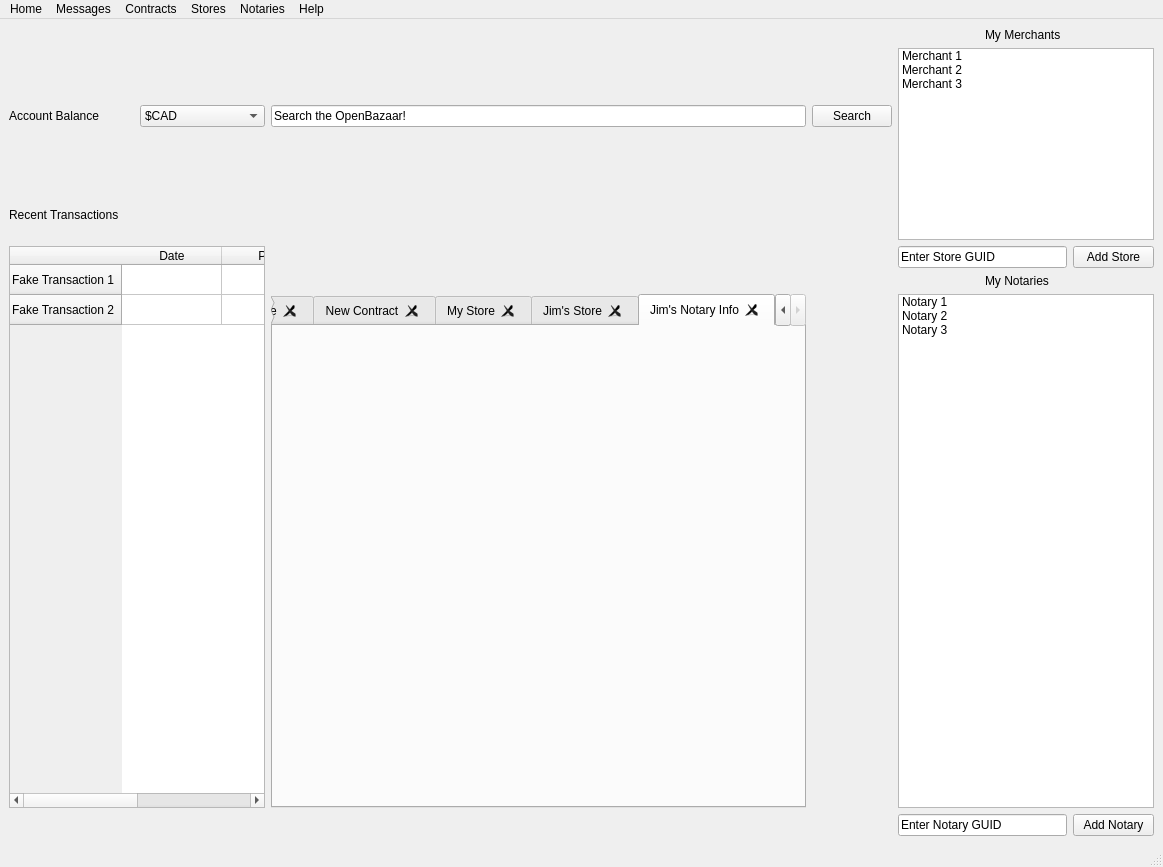
<?xml version="1.0" encoding="UTF-8"?>
<ui version="4.0">
 <class>OpenBazaar</class>
 <widget class="QMainWindow" name="OpenBazaar">
  <property name="geometry">
   <rect>
    <x>0</x>
    <y>0</y>
    <width>1163</width>
    <height>867</height>
   </rect>
  </property>
  <property name="windowTitle">
   <string>OpenBazaar</string>
  </property>
  <property name="windowIcon">
   <iconset>
    <normaloff>images/small_logo.jpeg</normaloff>images/small_logo.jpeg</iconset>
  </property>
  <widget class="QWidget" name="centralwidget">
   <layout class="QGridLayout" name="gridLayout">
    <item row="0" column="0" rowspan="2" colspan="2">
     <widget class="QLabel" name="displayPicture">
      <property name="text">
       <string/>
      </property>
      <property name="pixmap">
       <pixmap>images/default-avatar.png</pixmap>
      </property>
     </widget>
    </item>
    <item row="0" column="5" colspan="2">
     <widget class="QLabel" name="myMerchantsLabel">
      <property name="text">
       <string>My Merchants</string>
      </property>
     </widget>
    </item>
    <item row="1" column="4" rowspan="4" colspan="3">
     <widget class="QListWidget" name="merchantsList">
      <item>
       <property name="text">
        <string>Merchant 1</string>
       </property>
      </item>
      <item>
       <property name="text">
        <string>Merchant 2</string>
       </property>
      </item>
      <item>
       <property name="text">
        <string>Merchant 3</string>
       </property>
      </item>
     </widget>
    </item>
    <item row="2" column="0">
     <widget class="QLabel" name="accountBalance">
      <property name="text">
       <string>Account Balance</string>
      </property>
     </widget>
    </item>
    <item row="2" column="1">
     <widget class="QComboBox" name="currencySelector">
      <item>
       <property name="text">
        <string>$CAD</string>
       </property>
      </item>
      <item>
       <property name="text">
        <string>$MBTC</string>
       </property>
      </item>
      <item>
       <property name="text">
        <string>$BTC</string>
       </property>
      </item>
      <item>
       <property name="text">
        <string>$USD</string>
       </property>
      </item>
      <item>
       <property name="text">
        <string>$EUR</string>
       </property>
      </item>
     </widget>
    </item>
    <item row="4" column="0" colspan="2">
     <widget class="QLabel" name="recentTransactionsLabel">
      <property name="text">
       <string>Recent Transactions</string>
      </property>
     </widget>
    </item>
    <item row="5" column="0" rowspan="3" colspan="2">
     <widget class="QTableWidget" name="recentTransactionsTable">
      <row>
       <property name="text">
        <string>Fake Transaction 1</string>
       </property>
      </row>
      <row>
       <property name="text">
        <string>Fake Transaction 2</string>
       </property>
      </row>
      <column>
       <property name="text">
        <string>Date</string>
       </property>
      </column>
      <column>
       <property name="text">
        <string>Price</string>
       </property>
      </column>
     </widget>
    </item>
    <item row="5" column="4" colspan="2">
     <widget class="QLineEdit" name="addStoreText">
      <property name="text">
       <string>Enter Store GUID</string>
      </property>
     </widget>
    </item>
    <item row="5" column="6">
     <widget class="QPushButton" name="addStoreButton">
      <property name="text">
       <string>Add Store</string>
      </property>
     </widget>
    </item>
    <item row="6" column="5" colspan="2">
     <widget class="QLabel" name="myNotariesLabel">
      <property name="text">
       <string>My Notaries</string>
      </property>
     </widget>
    </item>
    <item row="7" column="4" colspan="3">
     <widget class="QListWidget" name="myNotariesList">
      <item>
       <property name="text">
        <string>Notary 1</string>
       </property>
      </item>
      <item>
       <property name="text">
        <string>Notary 2</string>
       </property>
      </item>
      <item>
       <property name="text">
        <string>Notary 3</string>
       </property>
      </item>
     </widget>
    </item>
    <item row="8" column="4" colspan="2">
     <widget class="QLineEdit" name="addNotaryText">
      <property name="text">
       <string>Enter Notary GUID</string>
      </property>
     </widget>
    </item>
    <item row="8" column="6">
     <widget class="QPushButton" name="addNotaryButton">
      <property name="text">
       <string>Add Notary</string>
      </property>
     </widget>
    </item>
    <item row="1" column="2">
     <widget class="QLabel" name="openBazaarBanner">
      <property name="text">
       <string/>
      </property>
      <property name="pixmap">
       <pixmap>images/logo.png</pixmap>
      </property>
     </widget>
    </item>
    <item row="2" column="2">
     <widget class="QLineEdit" name="searchBarText">
      <property name="text">
       <string>Search the OpenBazaar!</string>
      </property>
     </widget>
    </item>
    <item row="2" column="3">
     <widget class="QPushButton" name="searchButton">
      <property name="text">
       <string>Search</string>
      </property>
     </widget>
    </item>
    <item row="7" column="2">
     <widget class="QTabWidget" name="tabMenu">
      <property name="currentIndex">
       <number>4</number>
      </property>
      <property name="tabsClosable">
       <bool>true</bool>
      </property>
      <widget class="QWidget" name="tab">
       <attribute name="title">
        <string>Welcome</string>
       </attribute>
      </widget>
      <widget class="QWidget" name="tab_2">
       <attribute name="title">
        <string>New Contract</string>
       </attribute>
      </widget>
      <widget class="QWidget" name="tab_3">
       <attribute name="title">
        <string>My Store</string>
       </attribute>
      </widget>
      <widget class="QWidget" name="tab_4">
       <attribute name="title">
        <string>Jim's Store</string>
       </attribute>
      </widget>
      <widget class="QWidget" name="tab_5">
       <attribute name="title">
        <string>Jim's Notary Info</string>
       </attribute>
      </widget>
     </widget>
    </item>
   </layout>
  </widget>
  <widget class="QMenuBar" name="menubar">
   <property name="geometry">
    <rect>
     <x>0</x>
     <y>0</y>
     <width>1163</width>
     <height>25</height>
    </rect>
   </property>
   <widget class="QMenu" name="menuHome">
    <property name="title">
     <string>Home</string>
    </property>
    <addaction name="actionMy_Listings"/>
    <addaction name="actionMy_Orders"/>
    <addaction name="actionMy_Settings"/>
    <addaction name="separator"/>
   </widget>
   <widget class="QMenu" name="menuMessages">
    <property name="title">
     <string>Messages</string>
    </property>
    <addaction name="actionSend_a_Message"/>
    <addaction name="actionInbo"/>
    <addaction name="actionOutbox"/>
   </widget>
   <widget class="QMenu" name="menuContracts">
    <property name="title">
     <string>Contracts</string>
    </property>
    <addaction name="actionPurchased"/>
    <addaction name="actionSold"/>
    <addaction name="actionActive"/>
   </widget>
   <widget class="QMenu" name="menuStore">
    <property name="title">
     <string>Stores</string>
    </property>
    <addaction name="actionCreate_a_Store"/>
    <addaction name="actionView_a_Store"/>
    <addaction name="actionFind"/>
   </widget>
   <widget class="QMenu" name="menuNotaries">
    <property name="title">
     <string>Notaries</string>
    </property>
    <addaction name="actionBecome_a_Notary"/>
    <addaction name="actionFind_a_Notary"/>
    <addaction name="actionHelp_with_Notaries"/>
   </widget>
   <widget class="QMenu" name="menuHelp">
    <property name="title">
     <string>Help</string>
    </property>
    <addaction name="actionGet_Help_Online"/>
    <addaction name="actionUser_Guide"/>
   </widget>
   <addaction name="menuHome"/>
   <addaction name="menuMessages"/>
   <addaction name="menuContracts"/>
   <addaction name="menuStore"/>
   <addaction name="menuNotaries"/>
   <addaction name="menuHelp"/>
  </widget>
  <widget class="QStatusBar" name="statusbar"/>
  <action name="actionMy_Listings">
   <property name="text">
    <string>My Listings</string>
   </property>
  </action>
  <action name="actionMy_Orders">
   <property name="text">
    <string>My Orders</string>
   </property>
  </action>
  <action name="actionMy_Settings">
   <property name="text">
    <string>My Settings</string>
   </property>
  </action>
  <action name="actionSend_a_Message">
   <property name="text">
    <string>Send a Message</string>
   </property>
  </action>
  <action name="actionInbo">
   <property name="text">
    <string>Inbox</string>
   </property>
  </action>
  <action name="actionOutbox">
   <property name="text">
    <string>Outbox</string>
   </property>
  </action>
  <action name="actionPurchased">
   <property name="text">
    <string>Purchased</string>
   </property>
  </action>
  <action name="actionSold">
   <property name="text">
    <string>Sold</string>
   </property>
  </action>
  <action name="actionActive">
   <property name="text">
    <string>Active</string>
   </property>
  </action>
  <action name="actionCreate_a_Store">
   <property name="text">
    <string>Create a Store</string>
   </property>
  </action>
  <action name="actionView_a_Store">
   <property name="text">
    <string>View a Store</string>
   </property>
  </action>
  <action name="actionFind">
   <property name="text">
    <string>Find a Store</string>
   </property>
  </action>
  <action name="actionBecome_a_Notary">
   <property name="text">
    <string>Become a Notary</string>
   </property>
  </action>
  <action name="actionFind_a_Notary">
   <property name="text">
    <string>Find a Notary</string>
   </property>
  </action>
  <action name="actionHelp_with_Notaries">
   <property name="text">
    <string>Help with Notaries</string>
   </property>
  </action>
  <action name="actionGet_Help_Online">
   <property name="text">
    <string>Get Help Online</string>
   </property>
  </action>
  <action name="actionUser_Guide">
   <property name="text">
    <string>User Guide</string>
   </property>
  </action>
 </widget>
 <resources/>
 <connections/>
</ui>
